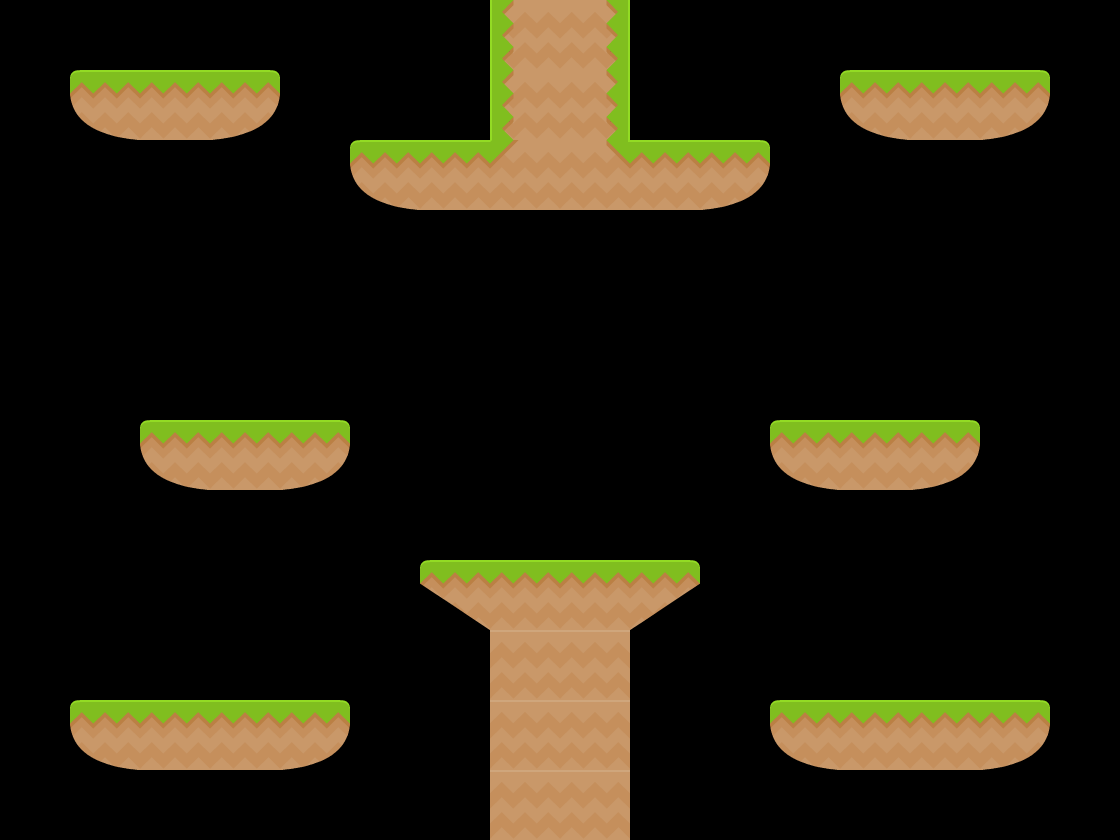

Tiled map render using the project's own tile images. Description and the map definition, with tile-layer contents summarised, below:
An orthogonal 16x12 tile map with 70x70 px tiles, 1 tile layer (solido), 1 hidden layer not drawn, 2 tilesets and 10 objects (9x enemigo, Player).

<map version="1.0" orientation="orthogonal" renderorder="right-down" width="16" height="12" tilewidth="70" tileheight="70" nextobjectid="23">
 <properties>
  <property name="titulo" value="" />
 </properties>
 <tileset firstgid="1" name="sheet" tilewidth="70" tileheight="70" tilecount="49">
  <image source="../../images/sheet.png" width="512" height="512" />
 </tileset>
 <tileset firstgid="50" name="enemigo4" tilewidth="51" tileheight="28" tilecount="2">
  <image source="../../images/enemigo4.png" width="102" height="28" />
 </tileset>
 <layer name="solido" width="16" height="12">
  <properties>
   <property name="imagen" value="sheet.png" />
  </properties>
  <data>[192 cells, 40 non-empty, 10 distinct tile ids]</data>
 </layer>
 <objectgroup name="objetos">
  <object id="3" name="Player" x="553" y="359" width="16" height="16" />
  <object id="14" name="gelatina" type="enemigo" gid="50" x="928.5" y="682" width="51" height="28" />
  <object id="15" name="gelatina" type="enemigo" gid="50" x="168.5" y="690" width="51" height="28" />
  <object id="16" name="gelatina" type="enemigo" gid="50" x="434.5" y="126" width="51" height="28" />
  <object id="17" name="gelatina" type="enemigo" gid="50" x="536.5" y="536" width="51" height="28" />
  <object id="18" name="gelatina" type="enemigo" gid="50" x="88.5" y="64" width="51" height="28" />
  <object id="19" name="gelatina" type="enemigo" gid="50" x="854.5" y="58" width="51" height="28" />
  <object id="20" name="gelatina" type="enemigo" gid="50" x="152.5" y="402" width="51" height="28" />
  <object id="21" name="gelatina" type="enemigo" gid="50" x="912.5" y="408" width="51" height="28" />
  <object id="22" name="gelatina" type="enemigo" gid="50" x="670.5" y="118" width="51" height="28" />
 </objectgroup>
 <layer name="fondo" width="16" height="12" visible="0">
  <data>[192 cells, 0 non-empty, 0 distinct tile ids]</data>
 </layer>
</map>
